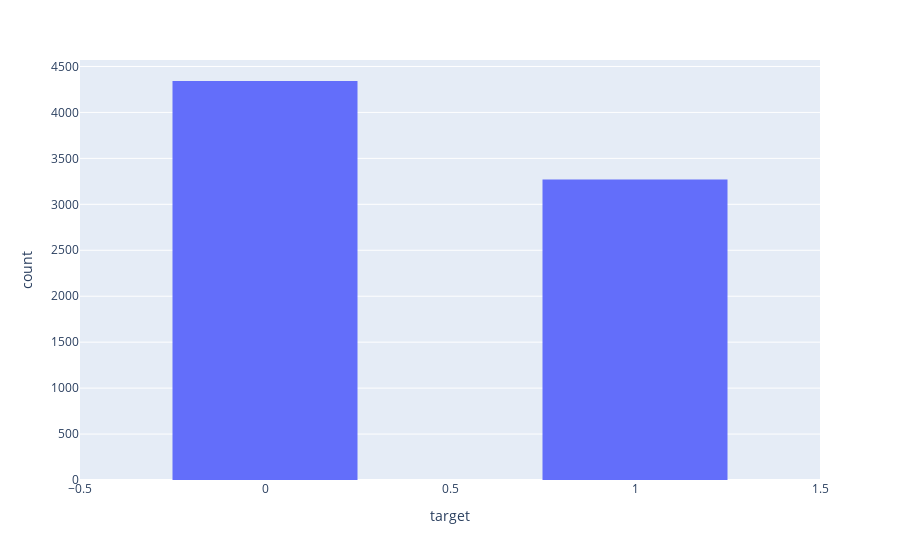

Notebook cell for this chart:
### Markdown cell above
**There are no duplicate values in our dataset**

### Code cell
#Sum of each type of target

fig = px.histogram(trainSet, x='target')
fig.update_layout(bargap=0.5)
fig.show()

target1 = trainSet['target'][trainSet['target']==1].count()

target0 = trainSet['target'][trainSet['target']==0].count()

print('Number of tweets written about disasters : '+ str(target1)+'represent '+str(target1/(target0+target1))+' percent')

print("Number of natural tweet : "+ str(target0)+'represent '+str(target0/(target0+target1))+' percent')

### Figure 1 — Plotly figure (JSON) as saved in the notebook; plotly's stock layout.template omitted (floating-point values rounded to 4 significant figures; data arrays with more than 128 entries replaced by an {"elided": "..."} marker saying what was removed)
{"data": [{"alignmentgroup": "True", "bingroup": "x", "hovertemplate": "target=%{x}<br>count=%{y}<extra></extra>", "legendgroup": "", "marker": {"color": "#636efa", "pattern": {"shape": ""}}, "name": "", "offsetgroup": "", "orientation": "v", "showlegend": false, "type": "histogram", "x": {"elided": "7613 int values"}, "xaxis": "x", "yaxis": "y"}], "layout": {"bargap": 0.5, "barmode": "relative", "legend": {"tracegroupgap": 0}, "margin": {"t": 60}, "xaxis": {"anchor": "y", "domain": [0, 1], "title": {"text": "target"}}, "yaxis": {"anchor": "x", "domain": [0, 1], "title": {"text": "count"}}}}
